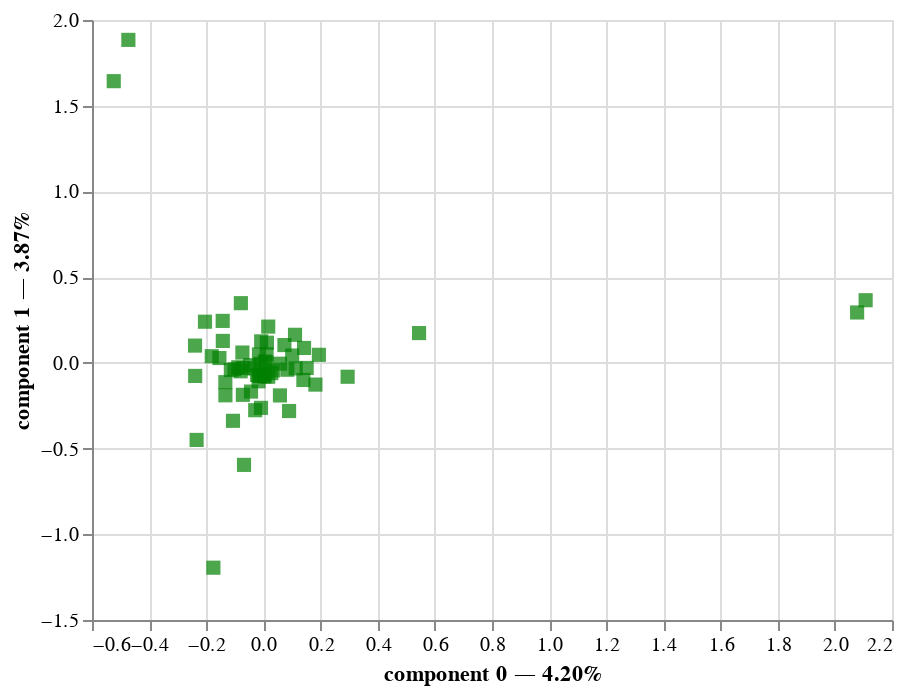

Notebook code for this chart:
### Code cell
famd.plot(
    dataset.head(100),
    x_component=0,
    y_component=1,
)

### Figure 1 — Vega-Lite specification as saved in the notebook (floating-point values rounded to 4 significant figures)
{"config": {"view": {"continuousWidth": 400, "continuousHeight": 300}}, "layer": [{"mark": {"type": "circle", "size": 50}, "encoding": {"tooltip": [{"field": "index", "type": "quantitative"}, {"field": "component 0", "type": "quantitative"}, {"field": "component 1", "type": "quantitative"}], "x": {"axis": {"title": "component 0 — 4.20%"}, "field": "component 0", "scale": {"zero": false}, "type": "quantitative"}, "y": {"axis": {"title": "component 1 — 3.87%"}, "field": "component 1", "scale": {"zero": false}, "type": "quantitative"}}, "selection": {"selector002": {"type": "interval", "bind": "scales", "encodings": ["x", "y"]}}}, {"data": {"name": "data-3660ac3f859bce6ba276b2b96ab0b551"}, "mark": {"type": "square", "color": "green", "size": 50}, "encoding": {"tooltip": [{"field": "variable", "type": "nominal"}], "x": {"field": "component 0", "scale": {"zero": false}, "type": "quantitative"}, "y": {"field": "component 1", "scale": {"zero": false}, "type": "quantitative"}}}], "data": {"name": "data-7ed4d2857049c526d4326e4d90ad087c"}, "$schema": "https://vega.github.io/schema/vega-lite/v4.17.0.json", "datasets": {"data-7ed4d2857049c526d4326e4d90ad087c": [{"index": 0, "component 0": null, "component 1": null}, {"index": 1, "component 0": null, "component 1": null}, {"index": 2, "component 0": null, "component 1": null}, {"index": 3, "component 0": null, "component 1": null}, {"index": 4, "component 0": null, "component 1": null}, {"index": 5, "component 0": null, "component 1": null}, {"index": 6, "component 0": null, "component 1": null}, {"index": 7, "component 0": null, "component 1": null}, {"index": 8, "component 0": null, "component 1": null}, {"index": 9, "component 0": null, "component 1": null}, {"index": 10, "component 0": null, "component 1": null}, {"index": 11, "component 0": null, "component 1": null}, {"index": 12, "component 0": null, "component 1": null}, {"index": 13, "component 0": null, "component 1": null}, {"index": 14, "component 0": null, "component 1": null}, {"index": 15, "component 0": null, "component 1": null}, {"index": 16, "component 0": null, "component 1": null}, {"index": 17, "component 0": null, "component 1": null}, {"index": 18, "component 0": null, "component 1": null}, {"index": 19, "component 0": null, "component 1": null}, {"index": 20, "component 0": null, "component 1": null}, {"index": 21, "component 0": null, "component 1": null}, {"index": 22, "component 0": null, "component 1": null}, {"index": 23, "component 0": null, "component 1": null}, {"index": 24, "component 0": null, "component 1": null}, {"index": 25, "component 0": null, "component 1": null}, {"index": 26, "component 0": null, "component 1": null}, {"index": 27, "component 0": null, "component 1": null}, {"index": 28, "component 0": null, "component 1": null}, {"index": 29, "component 0": null, "component 1": null}, {"index": 30, "component 0": null, "component 1": null}, {"index": 31, "component 0": null, "component 1": null}, {"index": 32, "component 0": null, "component 1": null}, {"index": 33, "component 0": null, "component 1": null}, {"index": 34, "component 0": null, "component 1": null}, {"index": 35, "component 0": null, "component 1": null}, {"index": 36, "component 0": null, "component 1": null}, {"index": 37, "component 0": null, "component 1": null}, {"index": 38, "component 0": null, "component 1": null}, {"index": 39, "component 0": null, "component 1": null}, {"index": 40, "component 0": null, "component 1": null}, {"index": 41, "component 0": null, "component 1": null}, {"index": 42, "component 0": null, "component 1": null}, {"index": 43, "component 0": null, "component 1": null}, {"index": 44, "component 0": null, "component 1": null}, {"index": 45, "component 0": null, "component 1": null}, {"index": 46, "component 0": null, "component 1": null}, {"index": 47, "component 0": null, "component 1": null}, {"index": 48, "component 0": null, "component 1": null}, {"index": 49, "component 0": null, "component 1": null}, {"index": 50, "component 0": null, "component 1": null}, {"index": 51, "component 0": null, "component 1": null}, {"index": 52, "component 0": null, "component 1": null}, {"index": 53, "component 0": null, "component 1": null}, {"index": 54, "component 0": null, "component 1": null}, {"index": 55, "component 0": null, "component 1": null}, {"index": 56, "component 0": null, "component 1": null}, {"index": 57, "component 0": null, "component 1": null}, {"index": 58, "component 0": null, "component 1": null}, {"index": 59, "component 0": null, "component 1": null}, {"index": 60, "component 0": null, "component 1": null}, {"index": 61, "component 0": null, "component 1": null}, {"index": 62, "component 0": null, "component 1": null}, {"index": 63, "component 0": null, "component 1": null}, {"index": 64, "component 0": null, "component 1": null}, {"index": 65, "component 0": null, "component 1": null}, {"index": 66, "component 0": null, "component 1": null}, {"index": 67, "component 0": null, "component 1": null}, {"index": 68, "component 0": null, "component 1": null}, {"index": 69, "component 0": null, "component 1": null}, {"index": 70, "component 0": null, "component 1": null}, {"index": 71, "component 0": null, "component 1": null}, {"index": 72, "component 0": null, "component 1": null}, {"index": 73, "component 0": null, "component 1": null}, {"index": 74, "component 0": null, "component 1": null}, {"index": 75, "component 0": null, "component 1": null}, {"index": 76, "component 0": null, "component 1": null}, {"index": 77, "component 0": null, "component 1": null}, {"index": 78, "component 0": null, "component 1": null}, {"index": 79, "component 0": null, "component 1": null}, {"index": 80, "component 0": null, "component 1": null}, {"index": 81, "component 0": null, "component 1": null}, {"index": 82, "component 0": null, "component 1": null}, {"index": 83, "component 0": null, "component 1": null}, {"index": 84, "component 0": null, "component 1": null}, {"index": 85, "component 0": null, "component 1": null}, {"index": 86, "component 0": null, "component 1": null}, {"index": 87, "component 0": null, "component 1": null}, {"index": 88, "component 0": null, "component 1": null}, {"index": 89, "component 0": null, "component 1": null}, {"index": 90, "component 0": null, "component 1": null}, {"index": 91, "component 0": null, "component 1": null}, {"index": 92, "component 0": null, "component 1": null}, {"index": 93, "component 0": null, "component 1": null}, {"index": 94, "component 0": null, "component 1": null}, {"index": 95, "component 0": null, "component 1": null}, {"index": 96, "component 0": null, "component 1": null}, {"index": 97, "component 0": null, "component 1": null}, {"index": 98, "component 0": null, "component 1": null}, {"index": 99, "component 0": null, "component 1": null}], "data-3660ac3f859bce6ba276b2b96ab0b551": [{"variable": "DistanceFromHome", "component 0": 0.004844, "component 1": 0.007587}, {"variable": "MonthlyIncome", "component 0": -0.02196, "component 1": -0.07052}, {"variable": "NumCompaniesWorked", "component 0": -0.03355, "component 1": -0.03266}, {"variable": "PercentSalaryHike", "component 0": -0.01697, "component 1": -0.1078}, {"variable": "StockOptionLevel", "component 0": 0.01002, "component 1": 0.003337}, {"variable": "TotalWorkingYears", "component 0": -0.07972, "component 1": -0.04921}, {"variable": "TrainingTimesLastYear", "component 0": -0.04649, "component 1": -0.01375}, {"variable": "YearsAtCompany", "component 0": -0.1015, "component 1": -0.03717}, {"variable": "YearsSinceLastPromotion", "component 0": -0.07204, "component 1": -0.03002}, {"variable": "YearsWithCurrManager", "component 0": -0.114, "component 1": -0.04235}, {"variable": "hrs", "component 0": -0.01055, "component 1": -0.005866}, {"variable": "JobLevel_1", "component 0": -0.1331, "component 1": -0.1893}, {"variable": "JobLevel_2", "component 0": 0.1006, "component 1": 0.04277}, {"variable": "JobLevel_3", "component 0": 0.02762, "component 1": -0.05988}, {"variable": "JobLevel_4", "component 0": -0.07894, "component 1": 0.3482}, {"variable": "JobLevel_5", "component 0": 0.1422, "component 1": 0.08691}, {"variable": "JobSatisfaction_Faible", "component 0": 0.1399, "component 1": -0.09991}, {"variable": "JobSatisfaction_Moyen", "component 0": 0.1513, "component 1": -0.02959}, {"variable": "JobSatisfaction_Très élevé", "component 0": -0.1421, "component 1": 0.128}, {"variable": "JobSatisfaction_Élevé", "component 0": -0.08824, "component 1": -0.02578}, {"variable": "EducationField_Human Resources", "component 0": 2.108, "component 1": 0.3653}, {"variable": "EducationField_Life Sciences", "component 0": -0.1066, "component 1": -0.3381}, {"variable": "EducationField_Marketing", "component 0": -0.4727, "component 1": 1.884}, {"variable": "EducationField_Medical", "component 0": -0.06797, "component 1": -0.5952}, {"variable": "EducationField_Other", "component 0": -0.008471, "component 1": -0.2625}, {"variable": "EducationField_Technical Degree", "component 0": -0.07196, "component 1": -0.1864}, {"variable": "PerformanceRating_Au delà des attentes", "component 0": -0.02876, "component 1": -0.2762}, {"variable": "PerformanceRating_Excellent", "component 0": 0.01226, "component 1": 0.1177}, {"variable": "EnvironmentSatisfaction_Faible", "component 0": 0.07346, "component 1": 0.1039}, {"variable": "EnvironmentSatisfaction_Moyen", "component 0": 0.003264, "component 1": -0.07237}, {"variable": "EnvironmentSatisfaction_Très élevé", "component 0": 0.182, "component 1": -0.1269}, {"variable": "EnvironmentSatisfaction_Élevé", "component 0": -0.2394, "component 1": 0.1007}, {"variable": "BusinessTravel_Non-Travel", "component 0": -0.2338, "component 1": -0.4496}, {"variable": "BusinessTravel_Travel_Frequently", "component 0": -0.2046, "component 1": 0.24}, {"variable": "BusinessTravel_Travel_Rarely", "component 0": 0.1941, "component 1": 0.04684}, {"variable": "Department_Human Resources", "component 0": 2.078, "component 1": 0.2939}, {"variable": "Department_Research & Development", "component 0": -0.1752, "component 1": -1.195}, {"variable": "Department_Sales", "component 0": -0.5239, "component 1": 1.643}, {"variable": "Education_BAC", "component 0": -0.0133, "component 1": -0.07477}, {"variable": "Education_BAC+2", "component 0": 0.05818, "component 1": -0.00501}, {"variable": "Education_BAC+3", "component 0": 0.01103, "component 1": 0.04917}, {"variable": "Education_BAC+5", "component 0": -0.07359, "component 1": 0.06014}, {"variable": "Education_Doctorat", "component 0": 0.05784, "component 1": -0.19}, {"variable": "WorkLifeBalance_Excellent", "component 0": -0.04344, "component 1": -0.1675}, {"variable": "WorkLifeBalance_Mauvais", "component 0": 0.113, "component 1": -0.03213}, {"variable": "WorkLifeBalance_Satisfaisant", "component 0": -0.01297, "component 1": -0.07665}, {"variable": "WorkLifeBalance_Très satisfaisant", "component 0": -0.007841, "component 1": 0.1254}, {"variable": "Attrition_No", "component 0": -0.2389, "component 1": -0.07617}, {"variable": "Attrition_Yes", "component 0": 0.5448, "component 1": 0.1737}, {"variable": "JobRole_Healthcare Representative", "component 0": -0.1333, "component 1": -0.1126}, {"variable": "JobRole_Human Resources", "component 0": -0.1809, "component 1": 0.03889}, {"variable": "JobRole_Laboratory Technician", "component 0": 0.1105, "component 1": 0.1636}, {"variable": "JobRole_Manager", "component 0": 0.01667, "component 1": -0.08109}, {"variable": "JobRole_Manufacturing Director", "component 0": 0.08361, "component 1": -0.04014}, {"variable": "JobRole_Research Director", "component 0": -0.1426, "component 1": 0.2448}, {"variable": "JobRole_Research Scientist", "component 0": -0.01558, "component 1": 0.04913}, {"variable": "JobRole_Sales Executive", "component 0": 0.03332, "component 1": -0.04375}, {"variable": "JobRole_Sales Representative", "component 0": 0.08973, "component 1": -0.281}, {"variable": "JobInvolvement_Faible", "component 0": 0.2947, "component 1": -0.08103}, {"variable": "JobInvolvement_Importante", "component 0": 0.003275, "component 1": -0.07943}, {"variable": "JobInvolvement_Moyenne", "component 0": -0.154, "component 1": 0.02808}, {"variable": "JobInvolvement_Très importante", "component 0": 0.01679, "component 1": 0.2115}]}}
